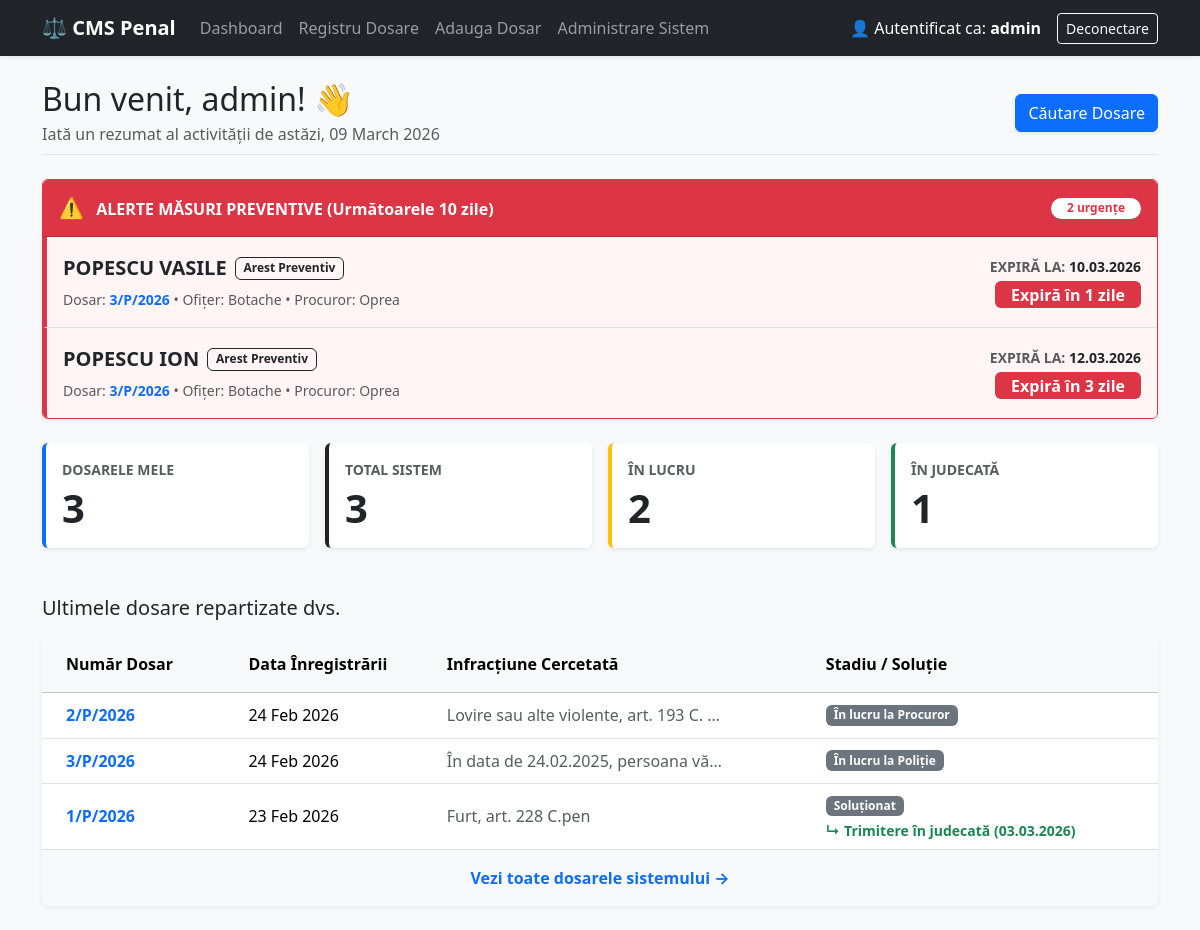
Page /cases/dashboard/ (signed in) on the earlier database version.
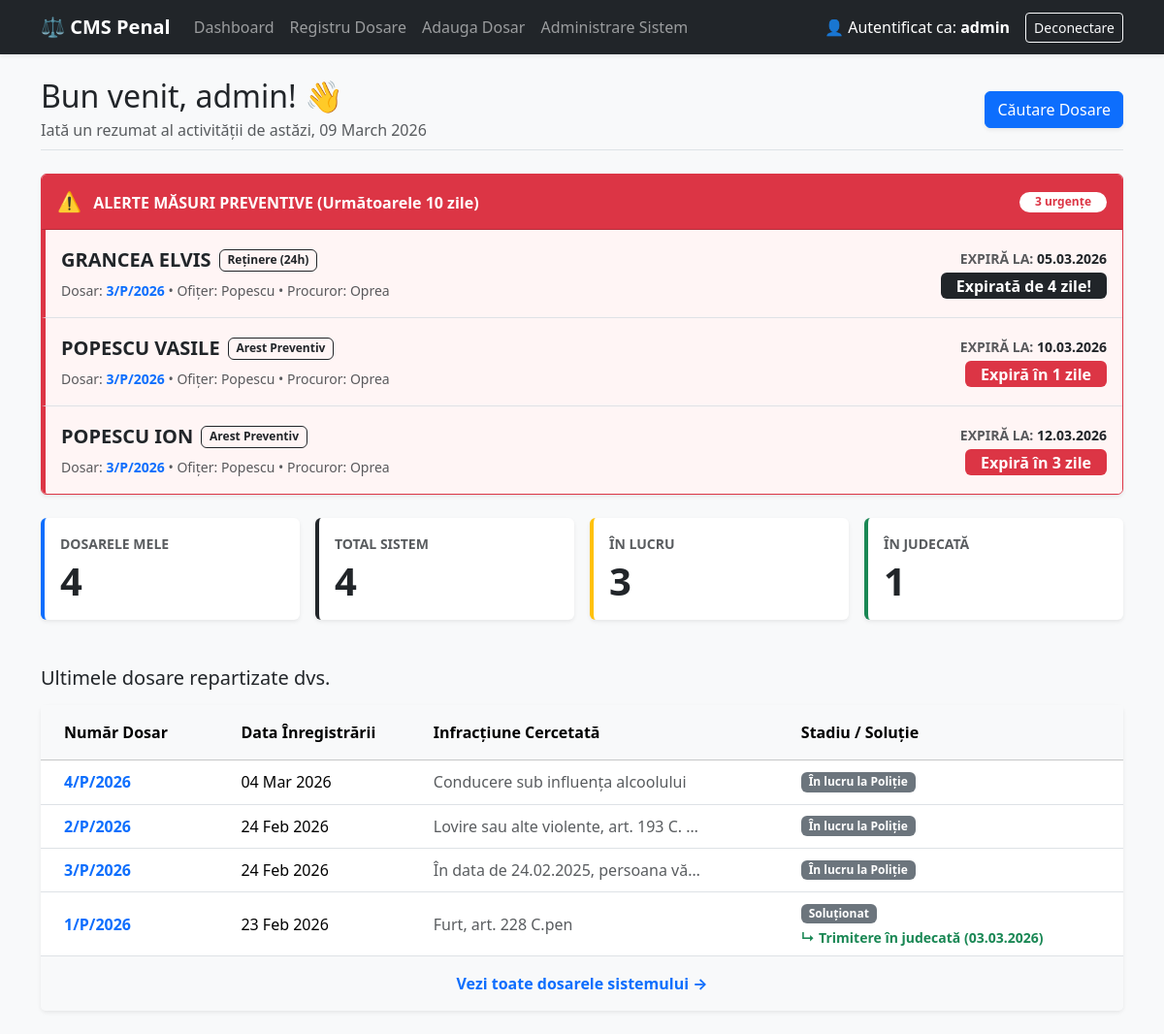
Same page on the later database version.
### accounts/models.py (models this page shows, shortened)
class CustomUser(AbstractUser):
    class Role(models.TextChoices):
        PROCUROR = 'PROCUROR', 'Procuror'
        POLITIST = 'POLITIST', 'Ofițer de Poliție Judiciară'
        GREFIER = 'GREFIER', 'Grefier'
        ADMIN = 'ADMIN', 'Administrator Sistem'
    rol = models.CharField(
        max_length=20,
        choices=Role.choices,
        default=Role.POLITIST,
        help_text="Rolul utilizatorului în sistemul de management al dosarelor."
    )
    grad_profesional = models.CharField(
        max_length=100,
        blank=True,
        null=True,
        help_text="Ex: Inspector principal, Comisar șef"
    )
    unitate = models.CharField(
        max_length=150,
        blank=True,
        null=True,
        help_text="Ex: Parchetul de pe lângă Judecătoria Sector 1 / SIC Brașov"
    )

### cases/models.py (models this page shows, shortened)
class MasuraPreventiva(models.Model):
    class TipMasura(models.TextChoices):
        RETINERE = 'RETINERE', 'Reținere (24h)'
        AREST_PREVENTIV = 'AREST_PREVENTIV', 'Arest Preventiv'
        AREST_DOMICILIU = 'AREST_DOMICILIU', 'Arest la Domiciliu'
        CONTROL_JUDICIAR = 'CONTROL_JUDICIAR', 'Control Judiciar'
        CONTROL_JUDICIAR_CAUTIUNE = 'CONTROL_JUDICIAR_CAUTIUNE', 'Control Judiciar pe Cauțiune'
    dosar = models.ForeignKey(Dosar, on_delete=models.CASCADE, related_name='masuri_preventive')
    parte = models.ForeignKey(ParteImplicata, on_delete=models.CASCADE, related_name='masuri_preventive')
    tip_masura = models.CharField(max_length=50, choices=TipMasura.choices)
    durata_zile = models.PositiveIntegerField(help_text="Numărul de zile (ex: 30)")
    data_inceput = models.DateField()
    data_sfarsit = models.DateField()
    class Meta:
        verbose_name = "Măsură Preventivă"
        verbose_name_plural = "Măsuri Preventive"
    @property
    def zile_ramase(self):
        if self.data_sfarsit:
            return (self.data_sfarsit - date.today()).days
        return 0
    history = HistoricalRecords(verbose_name="Istoric Măsură Preventivă") # <--- PĂSTREAZĂ ISTORICUL MĂSURILOR

class ParteImplicata(models.Model):
    class Calitate(models.TextChoices):
        SUSPECT = 'SUSPECT', 'Suspect'
        INCULPAT = 'INCULPAT', 'Inculpat'
        PARTE_VATAMATA = 'PARTE_VATAMATA', 'Parte Vătămată'
        PARTE_CIVILA = 'PARTE_CIVILA', 'Parte Civilă'
        MARTOR = 'MARTOR', 'Martor'
    dosar = models.ForeignKey(Dosar, on_delete=models.CASCADE, related_name='parti_implicate')
    nume_complet = models.CharField(max_length=150)
    cnp = models.CharField(max_length=13, blank=True, null=True, verbose_name="CNP")
    calitate_procesuala = models.CharField(max_length=20, choices=Calitate.choices)
    mentiuni = models.TextField(blank=True, null=True, help_text="Alte date de contact, antecedente, etc.")
    class Meta:
        verbose_name = "Parte Implicată"
        verbose_name_plural = "Părți Implicate"
    history = HistoricalRecords() # <--- PĂSTREAZĂ ISTORICUL PĂRȚILOR

class Dosar(models.Model):
    class Stadiu(models.TextChoices):
        POLITIE = 'POLITIE', 'În lucru la Poliție'
        PROCUROR = 'PROCUROR', 'În lucru la Procuror'
        SOLUTIONAT = 'SOLUTIONAT', 'Soluționat'
    class Solutie(models.TextChoices):
        TRIMITERE = 'TRIMITERE', 'Trimitere în judecată'
        CLASARE = 'CLASARE', 'Clasare'
        RENUNTARE = 'RENUNTARE', 'Renunțare la urmărirea penală'
        DECLINARE = 'DECLINARE', 'Declinare'
        SUSPENDARE = 'SUSPENDARE', 'Suspendare'
        TRECERE = 'TRECERE', 'Trecere la alt organ'
    numar_unic = models.CharField(max_length=50, unique=True, help_text="Ex: 123/P/2026")
    data_inregistrarii = models.DateField(auto_now_add=True) # Se completează automat la creare
    infractiune_cercetata = models.TextField(help_text="Descrierea faptei și încadrarea juridică (ex: Furt calificat, art. 229 C.pen)")
    stadiu = models.CharField(
        max_length=20,
        choices=Stadiu.choices,
        default=Stadiu.POLITIE
    )
    tip_solutie = models.CharField(
        max_length=20,
        choices=Solutie.choices,
        null=True,
        blank=True
    )
    data_solutiei = models.DateField(null=True, blank=True)
    ofiter_caz = models.ForeignKey(
        settings.AUTH_USER_MODEL,
        on_delete=models.SET_NULL,
        null=True,
        blank=True,
        related_name='dosare_instrumentate'
    )
    procuror_caz = models.ForeignKey(
        settings.AUTH_USER_MODEL,
        on_delete=models.SET_NULL,
        null=True,
        blank=True,
        related_name='dosare_supravegheate'
    )
    grefier_caz = models.ForeignKey(
        settings.AUTH_USER_MODEL,
        on_delete=models.SET_NULL,
        null=True,
        blank=True,
        related_name='dosare_gestionate'
    )
    class Meta:
        verbose_name = "Dosar Penal"
        verbose_name_plural = "Dosare Penale"
        ordering = ['-data_inregistrarii'] # Sortează descrescător după dată
    history = HistoricalRecords(verbose_name="Istoric Dosar") # <--- PĂSTREAZĂ ISTORICUL DOSARULUI

### cases/views.py (the view)
# urls.py: path('dashboard/', views.dashboard, name='dashboard'),
@login_required
def dashboard(request):
    utilizator = request.user
    total_dosare = Dosar.objects.count()
    dosare_in_lucru = Dosar.objects.filter(Q(stadiu='POLITIE') | Q(stadiu='PROCUROR')).count()
    dosare_solutionate = Dosar.objects.filter(stadiu='SOLUTIONAT').count()
    if utilizator.is_superuser or utilizator.rol == 'ADMIN':
        dosare_mele = total_dosare # Adminul vede tot
        dosarele_mele_lista = Dosar.objects.all().order_by('-data_inregistrarii')[:5] # Ultimele 5
    else:
        conditie_mea = Q(ofiter_caz=utilizator) | Q(procuror_caz=utilizator) | Q(grefier_caz=utilizator)
        dosare_mele = Dosar.objects.filter(conditie_mea).count()
        dosarele_mele_lista = Dosar.objects.filter(conditie_mea).order_by('-data_inregistrarii')[:5]
    azi = date.today()
    prag_10_zile = azi + timedelta(days=10)
    alerte_toate = MasuraPreventiva.objects.filter(
        data_sfarsit__lte=prag_10_zile,
        data_sfarsit__gte=azi - timedelta(days=5)
    ).order_by('data_sfarsit')
    if request.user.is_superuser:
        alerte_masuri = alerte_toate
    else:
        alerte_masuri = alerte_toate.filter(
            Q(dosar__ofiter_caz=request.user) |
            Q(dosar__procuror_caz=request.user) |
            Q(dosar__grefier_caz=request.user)
        )
    context = {
        'total_dosare': total_dosare,
        'dosare_in_lucru': dosare_in_lucru,
        'dosare_judecata': dosare_solutionate, # Păstrăm numele variabilei pt HTML, dar îi dăm datele noi
        'dosare_mele': dosare_mele,
        'dosarele_mele_lista': dosarele_mele_lista,
        'alerte_masuri': alerte_masuri, # <--- Trimitem alertele către HTML
    }
    return render(request, 'cases/dashboard.html', context)

### cases/templates/cases/dashboard.html (shortened to what this page needs)
{% extends 'base.html' %}
{% block content %}
<div class="d-flex justify-content-between align-items-center mb-4 pb-2 border-bottom">
    <div>
        <h2 class="mb-1 text-dark">Bun venit, {{ user.get_full_name|default:user.username }}! 👋</h2>
        <p class="text-muted mb-0">Iată un rezumat al activității de astăzi, {% now "d F Y" %}</p>
    </div>
    <div>
        <a href="{% url 'cases:lista_dosare' %}" class="btn btn-primary shadow-sm">
            Căutare Dosare
        </a>
    </div>
</div>
{% if alerte_masuri %}
<div class="card border-danger shadow-sm mb-4">
    <div class="card-header bg-danger text-white d-flex justify-content-between align-items-center py-3">
        <h6 class="mb-0 fw-bold"><span class="fs-5 me-2">⚠️</span> ALERTE MĂSURI PREVENTIVE (Următoarele 10 zile)</h6>
        <span class="badge bg-white text-danger rounded-pill px-3">{{ alerte_masuri|length }} urgențe</span>
    </div>
    <ul class="list-group list-group-flush">
        {% for alerta in alerte_masuri %}
            <li class="list-group-item d-flex justify-content-between align-items-center py-3" style="background-color: {% if alerta.zile_ramase <= 3 %}#fff5f5{% else %}#fffdf5{% endif %}; border-left: 4px solid {% if alerta.zile_ramase <= 3 %}#dc3545{% else %}#ffc107{% endif %};">
                <div>
                    <div class="d-flex align-items-center mb-1">
                        <span class="fs-5 fw-bold text-dark me-2">{{ alerta.parte.nume_complet }}</span>
                        <span class="badge border border-dark text-dark">{{ alerta.get_tip_masura_display }}</span>
                    </div>
                    <small class="text-muted">
                        Dosar: <a href="{% url 'cases:detalii_dosar' alerta.dosar.pk %}" class="fw-bold text-decoration-none text-primary">{{ alerta.dosar.numar_unic }}</a> &bull;
                        Ofițer: {{ alerta.dosar.ofiter_caz.last_name|default:"-" }} &bull; Procuror: {{ alerta.dosar.procuror_caz.last_name|default:"-" }}
                    </small>
                </div>
                <div class="text-end">
                    <div class="mb-1 text-muted small text-uppercase fw-bold">Expiră la: <span class="text-dark">{{ alerta.data_sfarsit|date:"d.m.Y" }}</span></div>
                    {% if alerta.zile_ramase < 0 %}
                        <span class="badge bg-dark fs-6 px-3">Expirată de {{ alerta.zile_ramase|stringformat:"d"|slice:"1:" }} zile!</span>
                    {% elif alerta.zile_ramase == 0 %}
                        <span class="badge bg-danger fs-6 px-3 blink-bg">EXPIRĂ ASTĂZI!</span>
                    {% elif alerta.zile_ramase <= 3 %}
                        <span class="badge bg-danger fs-6 px-3">Expiră în {{ alerta.zile_ramase }} zile</span>
                    {% else %}
                        <span class="badge bg-warning text-dark fs-6 px-3">Expiră în {{ alerta.zile_ramase }} zile</span>
                    {% endif %}
                </div>
            </li>
        {% endfor %}
    </ul>
</div>
{% endif %}
<div class="row g-3 mb-5">
    <div class="col-md-3">
        <div class="card border-0 shadow-sm border-start border-primary border-4 h-100">
            <div class="card-body">
                <p class="text-muted small text-uppercase fw-bold mb-1">Dosarele Mele</p>
                <h2 class="display-6 fw-bold text-dark mb-0">{{ dosare_mele }}</h2>
            </div>
        </div>
    </div>
    <div class="col-md-3">
        <div class="card border-0 shadow-sm border-start border-dark border-4 h-100">
            <div class="card-body">
                <p class="text-muted small text-uppercase fw-bold mb-1">Total Sistem</p>
                <h2 class="display-6 fw-bold text-dark mb-0">{{ total_dosare }}</h2>
            </div>
        </div>
    </div>
    <div class="col-md-3">
        <div class="card border-0 shadow-sm border-start border-warning border-4 h-100">
            <div class="card-body">
                <p class="text-muted small text-uppercase fw-bold mb-1">În Lucru</p>
                <h2 class="display-6 fw-bold text-dark mb-0">{{ dosare_in_lucru }}</h2>
            </div>
        </div>
    </div>
    <div class="col-md-3">
        <div class="card border-0 shadow-sm border-start border-success border-4 h-100">
            <div class="card-body">
                <p class="text-muted small text-uppercase fw-bold mb-1">În Judecată</p>
                <h2 class="display-6 fw-bold text-dark mb-0">{{ dosare_judecata }}</h2>
            </div>
        </div>
    </div>
</div>
<div class="d-flex justify-content-between align-items-center mb-3">
    <h5 class="text-dark mb-0">Ultimele dosare repartizate dvs.</h5>
</div>
<div class="card shadow-sm border-0 mb-4">
    <div class="table-responsive">
        <table class="table table-hover align-middle mb-0">
            <thead class="table-light">
                <tr>
                    <th class="py-3 px-4">Număr Dosar</th>
                    <th class="py-3">Data Înregistrării</th>
                    <th class="py-3">Infracțiune Cercetată</th>
                    <th class="py-3">Stadiu / Soluție</th>
                </tr>
            </thead>
            <tbody>
                {% for dosar in dosarele_mele_lista %}
                    <tr>
                        <td class="px-4"><strong><a href="{% url 'cases:detalii_dosar' dosar.pk %}" class="text-decoration-none text-primary">{{ dosar.numar_unic }}</a></strong></td>
                        <td>{{ dosar.data_inregistrarii|date:"d M Y" }}</td>
                        <td>
                            <div class="text-truncate text-muted" style="max-width: 280px;" title="{{ dosar.infractiune_cercetata }}">
                                {{ dosar.infractiune_cercetata|default:"-" }}
                            </div>
                        </td>
                        <td>
                            <span class="badge bg-secondary mb-1">{{ dosar.get_stadiu_display }}</span>
                            {% if dosar.tip_solutie %}
                                <div class="small text-success fw-bold">
                                    <span class="me-1">↳</span>{{ dosar.get_tip_solutie_display }} ({{ dosar.data_solutiei|date:"d.m.Y" }})
                                </div>
                            {% endif %}
                        </td>
                    </tr>
                {% empty %}
                    <tr>
                        <td colspan="4" class="text-center py-4 text-muted">
                            Nu aveți niciun dosar repartizat în acest moment.
                        </td>
                    </tr>
                {% endfor %}
            </tbody>
        </table>
    </div>
    <div class="card-footer bg-light text-center border-top-0 py-3">
        <a href="{% url 'cases:lista_dosare' %}" class="text-decoration-none text-primary fw-bold">
            Vezi toate dosarele sistemului &rarr;
        </a>
    </div>
</div>
{% endblock %}

### templates/base.html (shortened to what this page needs)
<!DOCTYPE html>
<html lang="ro">
<head>
    <link href="https://cdn.jsdelivr.net/npm/bootstrap@5.3.2/dist/css/bootstrap.min.css" rel="stylesheet">
</head>
<body class="bg-light">
    <nav class="navbar navbar-expand-lg navbar-dark bg-dark mb-4 shadow-sm">
        <div class="container">
            <a class="navbar-brand fw-bold" href="{% url 'cases:dashboard' %}">⚖️ CMS Penal</a>
            <div class="collapse navbar-collapse" id="navbarNav">
                {% if user.is_authenticated %}
                    <ul class="navbar-nav me-auto">
                        <li class="nav-item">
                            <a class="nav-link" href="{% url 'cases:dashboard' %}">Dashboard</a>
                        </li>
                        <li class="nav-item">
                            <a class="nav-link" href="{% url 'cases:lista_dosare' %}">Registru Dosare</a>
                        </li>
                        <li class="nav-item">
                            <a class="nav-link" href="{% url 'cases:adaugare_dosar' %}">Adauga Dosar</a>
                        </li>
                        {% if user.is_staff %}
                        <li class="nav-item">
                            <a class="nav-link" href="/admin/" target="_blank">Administrare Sistem</a>
                        </li>
                        {% endif %}
                    </ul>
                    <div class="d-flex align-items-center">
                        <span class="navbar-text me-3 text-white">
                            👤 Autentificat ca: <strong>{{ user.get_full_name|default:user.username }}</strong>
                        </span>
                        <form action="{% url 'logout' %}" method="post" class="d-inline">
                            <button type="submit" class="btn btn-sm btn-outline-light">Deconectare</button>
                        </form>
                    </div>
                {% else %}
                    <span class="navbar-text ms-auto text-white">
                        Acces Restricționat
                    </span>
                {% endif %}
            </div>
        </div>
    </nav>
    <div class="container">
        {% block content %}
        {% endblock %}
    </div>
</body>
</html>

Differences in the rows shown:
added MasuraPreventiva: parte.nume_complet "GRANCEA ELVIS", tip_masura "Reținere (24h)", dosar.numar_unic "3/P/2026", dosar.ofiter_caz.last_name "Popescu", dosar.procuror_caz.last_name "Oprea", data_sfarsit "05.03.2026", zile_ramase "4"
changed through a linked row, MasuraPreventiva "POPESCU VASILE": dosar.ofiter_caz.last_name "Botache" → "Popescu"
changed through a linked row, MasuraPreventiva "POPESCU ION": dosar.ofiter_caz.last_name "Botache" → "Popescu"
added Dosar: numar_unic "4/P/2026", data_inregistrarii "04 Mar 2026", infractiune_cercetata "Conducere sub influența alcoolului", stadiu "În lucru la Poliție"
changed Dosar "Lovire sau alte violente, art. 193 C.…": stadiu "În lucru la Procuror" → "În lucru la Poliție"
Other differences:
{{ alerte_masuri|length }}: "2" → "3"
{{ dosare_mele }}: "3" → "4"
{{ total_dosare }}: "3" → "4"
{{ dosare_in_lucru }}: "2" → "3"
